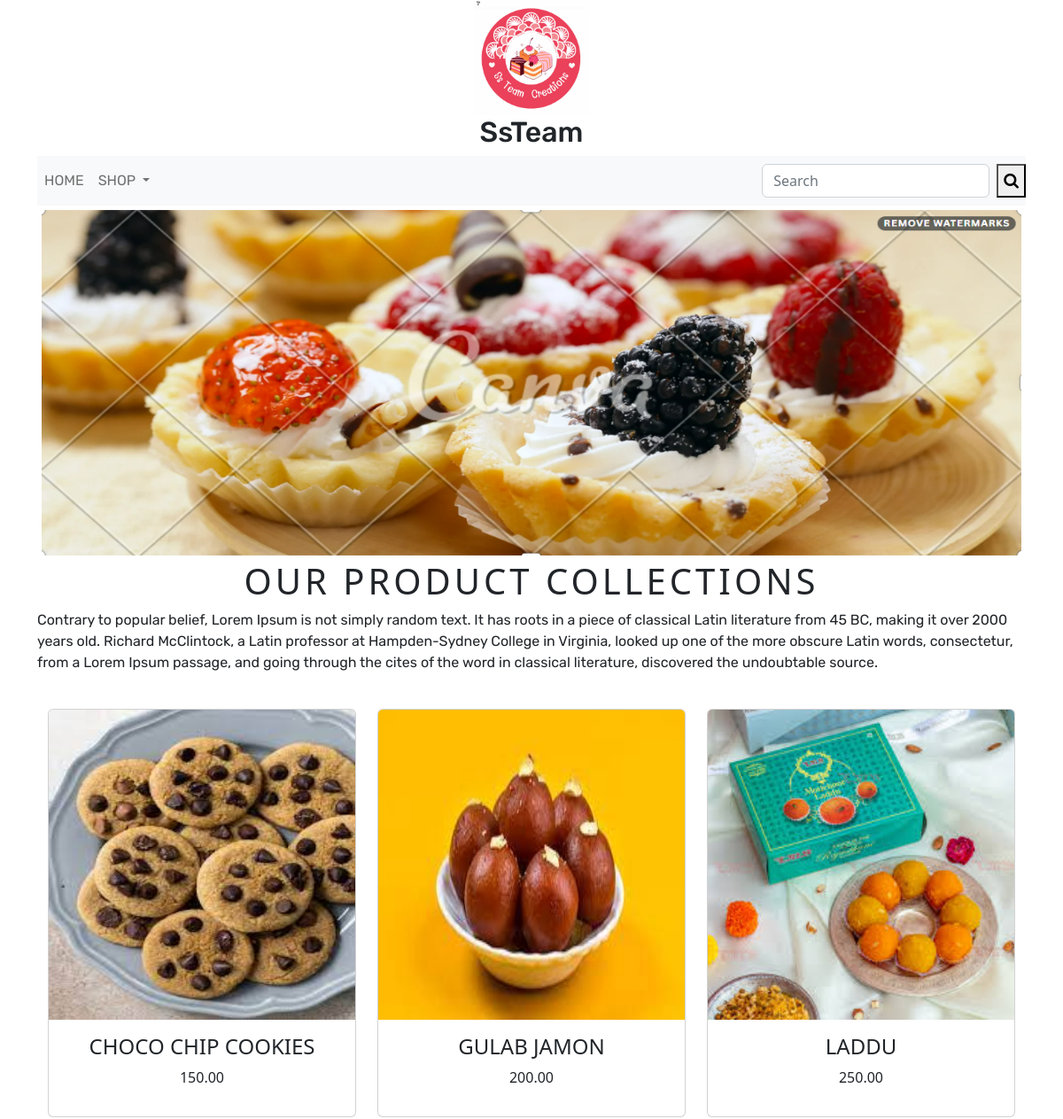
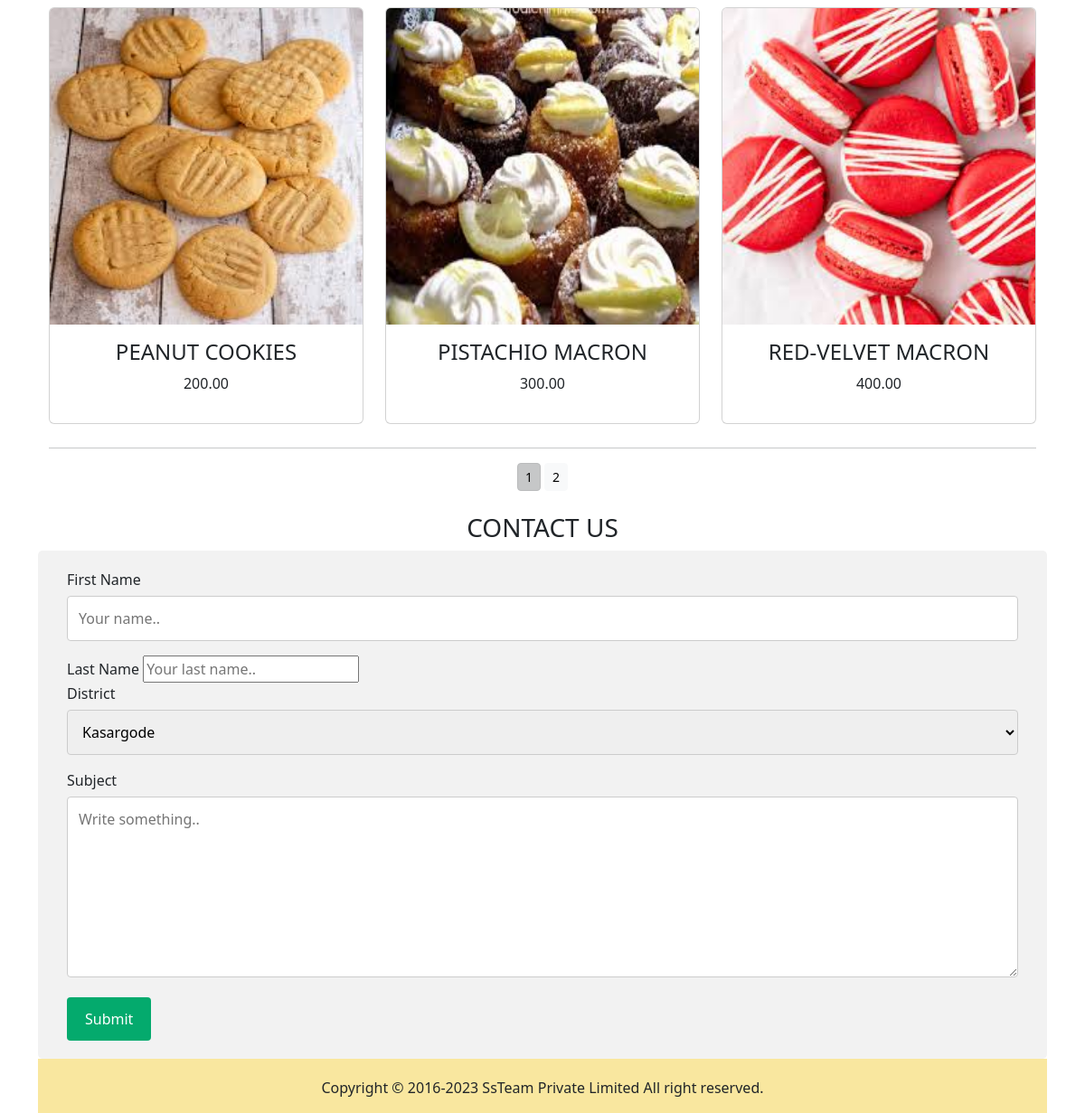
The app's page /shop/ with its own data (2 pictures, top to bottom).
### shop/models.py (models this page shows, shortened)
class Product(models.Model):
    Name = models.CharField(max_length=50, unique=True)
    slug = models.SlugField(max_length=250, unique=True)
    Description = models.TextField(blank=True)
    Price = models.DecimalField(max_digits=10, decimal_places=2)
    category = models.ForeignKey("Category", on_delete=models.CASCADE)
    Image = models.ImageField(upload_to="product/", blank=True)
    Stock = models.IntegerField()
    Available = models.BooleanField(default=True)
    Created = models.DateTimeField(auto_now_add=True)
    Updated = models.DateTimeField(auto_now=True)
    class Meta:
        ordering = ('Name',)
        verbose_name = 'product'
        verbose_name_plural = 'products'
    def get_url(self):
            return reverse('shop:prodCatDetail', args=[self.category.slug, self.slug])

### shop/views.py (the view)
# urls.py: path('', views.allProdCat, name="allProdCat"),
def allProdCat(request,c_slug=None):
    c_page = None
    products_list = None
    if c_slug!= None:
        c_page = get_object_or_404(Category, slug=c_slug)
        products_list = Product.objects.all().filter(category=c_page, Available=True)
    else:
        products_list = Product.objects.all().filter(Available=True)
    paginator = Paginator(products_list, 6)
    try:
        page = int(request.GET.get('page', '1'))
    except:
        page = 1
    try:
        products = paginator.page(page)
    except (EmptyPage, InvalidPage):
        products = paginator.page(paginator.num_pages)
    return render(request, "category.html", {'category': c_page, 'products': products})

### cart/context_processors.py (called while the page is built)
def counter(request):
    item_count = 0
    if 'admin' in request.path:
        return {}
    else:
        try:
            cart=Cart.objects.filter(cart_id=_cart_id(request))
            cart_items = CartItem.objects.all().filter(cart=cart[:1])
            for cart_item in cart_items:
                item_count += cart_item.Quantity
        except Cart.DoesNotExist:
            item_count = 0
    return dict(item_count=item_count)

### cart/views.py (called while the page is built)
def _cart_id(request):
    cart = request.session.session_key
    if not cart:
        cart = request.session.create()
    return cart

### shop/context_processors.py (called while the page is built)
def menu_links(request):
    links=Category.objects.all()
    return dict(links=links)

### shop/models.py (called while the page is built)
    def get_url(self):
            return reverse('shop:products_by_category', args=[self.slug])

### templates/category.html (shortened to what this page needs)
{% extends 'base.html' %}
{% load static %}
{% block content %}
  <div class="mx_auto">
    {% if category %}
    <img class="my_image" src="/shop/media/{{category.Image}}" alt="{{category.Name}}">
  </div>
  <br>
  <div>
    <h1 class="text-center" my_title>{{category.Name}}</h1>
    <p class="text-justify">{{category.Description}}</p>
  </div>
  {% else %}
  <div>
    <img class="my_image_padding" src="{% static 'img/banner4.png' %}" alt="Our Product" width="100%" height="400px">
  </div>
  <div>
    <h1 class="text-center my_title">Our Product collections</h1>
    <p class="text-justify content">Contrary to popular belief, Lorem Ipsum is not simply random text. It has roots in a piece of classical Latin literature from 45 BC,
      making it over 2000 years old. Richard McClintock, a Latin professor at Hampden-Sydney College in Virginia, looked up one of the more
      obscure Latin words, consectetur, from a Lorem Ipsum passage, and going through the cites of the word in classical literature,
      discovered the undoubtable source.</p><br>
  </div>
  {% endif %}
  <div class="container">
    <div class="row mx_auto">
      {% for product in products.object_list %}
      <div class="my_bottom_margin col-9 col-sm-12 col-md-4 col-lg-4">
        <div class="card text-center" style="min-width:18rem">
          <a href="{{product.get_url}}"><img class="card-img-top my_image" src="/shop/media/{{product.Image}}" alt="{{product.Name}}"></a>
        <div class="card-body">
          <h4>{{product.Name}}</h4>
          <p>{{product.Price}}</p>
        </div>
        </div>
      </div>
      {% endfor %}
    </div>
    <div class="mx-auto">
      {% if products.paginator.num_pages > 1 %}
      <hr>
      <div class="text-center">
        {% for pg in products.paginator.page_range %}
        <a href="?page={{pg}}" class="btn btn-light btn-sm {% if products.number == pg %} active {% endif %}">{{pg}}</a>
        {% endfor %}
      </div>
      {% endif %}
    </div>
    <br>
          <h3 class="text-center">CONTACT US</h3>
    <div class="row mx_auto contact">
      <form action="">
      <div >
      <label for="">First Name</label>
      <input class="my_contact_input"  type="text" name="firstname" placeholder="Your name..">
      </div>
        <div>
      <label for="">Last Name</label>
      <input type="text" id="" name="lastname" placeholder="Your last name..">
        </div>
        <div>
      <label for="country">District</label>
      <select id="country" name="country">
        <option value="australia">Kasargode</option>
      </select>
      </div>
        <div>
      <label for="subject">Subject</label>
      <textarea id="subject" name="subject" placeholder="Write something.." style="height:200px"></textarea>
      </div>
        <div>
      <input type="submit" value="Submit">
      </div>
      </form>
    </div>
  </div>
{% endblock %}

### templates/base.html (shortened to what this page needs)
{% load static %}
<!DOCTYPE html>
<html lang="en">
<head>
    <link href="https://cdn.jsdelivr.net/npm/bootstrap@5.2.0/dist/css/bootstrap.min.css" rel="stylesheet">
    <link rel="stylesheet" href="https://cdnjs.cloudflare.com/ajax/libs/font-awesome/4.7.0/css/font-awesome.min.css">
    <link href="{% static 'css/bootstrap.min.css' %}" rel="stylesheet">
    <link href="{% static 'css/custom.css' %}" rel="stylesheet">
</head>
<body>
<div class="container">
{% include 'header.html'%}
{% include 'navbar.html'%}
{% block content %}
{% endblock %}
    </div>
{% include 'footer.html'%}
<link href="https://fonts.googleapis.com/css2?family=Croissant+One&family=Kenia&family=Lato:ital,wght@1,300&family=Rubik:wght@300&display=swap" rel="stylesheet"></body>
</html>

### templates/header.html
{% load static %}
<header>
    <center>
        <a href="{% url 'shop:allProdCat' %}" ><img src="{% static 'img/logo3.png' %}" alt="LOGO" width="130px;" height="130px;"></a><br><h2 class="logo">SsTeam</h2>
    </center>
</header>

### templates/navbar.html (shortened to what this page needs)
<nav class="navbar navbar-expand-lg navbar-light bg-light">
  <div class="collapse navbar-collapse" id="navbarNavDropdown">
    <ul class="navbar-nav me-auto">
      <li class="nav-item active">
        <a class="nav-link" href="{% url 'shop:allProdCat' %}">Home</a>
      </li>
      <li class="nav-item dropdown {% if 'shop' in request.path %} active {% endif %}">
        <a class="nav-link dropdown-toggle" id="navbarDropdownMenuLink" role="button" data-toggle="dropdown" aria-expanded="false">
          Shop
        </a>
      </li>
    </ul>
    <form class="d-flex" role="search" action="{% url 'search_app:SearchResult' %}" method="get">
        <input class="form-control me-2" type="search" placeholder="Search" name='q' aria-label="Search">
        <button type="submit"><i class="fa fa-search" style="font-size:18px"></i></button>
      </form>
  </div>
</nav>

### templates/footer.html
<div class="footer navbar-bottom my_footer">
  <p class="text-center">Copyright © 2016-2023 SsTeam Private Limited All right reserved.</p>
</div>

### static/css/custom.css (style rules this page uses)
.logo { font-family: 'Croissant One', cursive; font-family: 'Kenia', cursive; font-family: 'Lato', sans-serif; font-family: 'Rubik', sans-serif; }
.content { font-family: 'Croissant One', cursive; font-family: 'Kenia', cursive; font-family: 'Lato', sans-serif; font-family: 'Roboto Mono', monospace; font-family: 'Rubik', sans-serif; }
.nav-item { front-size :12px; text-transform : uppercase; font-family: 'Croissant One', cursive; font-family: 'Kenia', cursive; font-family: 'Lato', sans-serif; font-family: 'Roboto Mono', monospace; font-family: 'Rubik', sans-serif; }
.my_footer { height: 60px; background-color: #F9E79F; }
.my_footer p { padding-top: 20px; front-size :14px; }
.my_image { width: 100%; height: 350px; }
.my_title { letter-spacing :0.1em; front-size :16px; text-transform : uppercase; }
.my_image_padding { padding :5px; }
.my_bottom_margin { margin-bottom :10px; }
.card-body h4 { front-size :14px; text-transform : uppercase; }
.my_contact_input, select, textarea { width: 100%; padding: 12px; border: 1px solid #ccc; border-radius: 4px; box-sizing: border-box; margin-top: 6px; margin-bottom: 16px; resize: vertical }
input[type=submit] { background-color: #04AA6D; color: white; padding: 12px 20px; border: none; border-radius: 4px; cursor: pointer; }
.contact { border-radius: 5px; background-color: #f2f2f2; padding: 20px; }

### records on screen
Product: Image (picture), Name "CHOCO CHIP COOKIES", Price "150.00"
Product: Image (picture), Name "GULAB JAMON", Price "200.00"
Product: Image (picture), Name "LADDU", Price "250.00"
Product: Image (picture), Name "PEANUT COOKIES", Price "200.00"
Product: Image (picture), Name "PISTACHIO MACRON", Price "300.00"
Product: Image (picture), Name "RED-VELVET MACRON", Price "400.00"

### other values on screen
{{ pg }} "1" "2"
